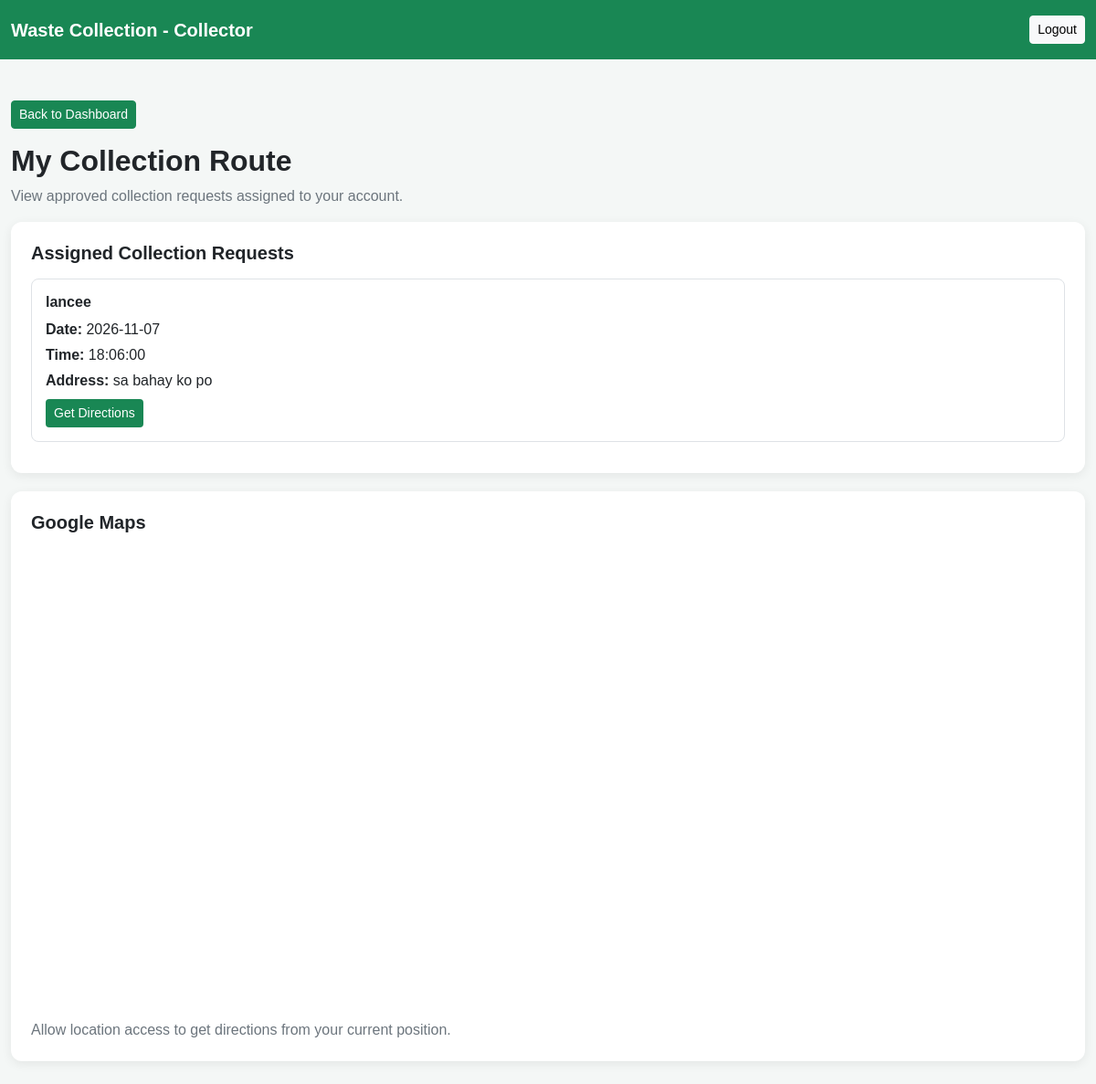
Screenshot of /wastesystem/collector/route.php (signed in) with the database file from the repository.
### tables this page shows
CREATE TABLE `collection_schedules` (
  `id` int(11) NOT NULL,
  `user_id` int(11) NOT NULL,
  `collector_id` int(11) DEFAULT NULL,
  `notes` text NOT NULL,
  `collection_date` date NOT NULL,
  `requested_time` time NOT NULL,
  `collection_address` varchar(255) NOT NULL,
  `status` enum('Rejected','Approved','Completed','Pending') NOT NULL DEFAULT 'Pending',
  `created_at` timestamp NOT NULL DEFAULT current_timestamp()
);

CREATE TABLE `users` (
  `id` int(11) NOT NULL,
  `fullname` varchar(255) NOT NULL,
  `users` varchar(255) NOT NULL,
  `password` varchar(255) NOT NULL,
  `role` varchar(11) NOT NULL
);

### wastesystem/collector/route.php (the view, shortened to what this page needs)
<?php
require_once "../config/database.php";
$collector_id = (int) $_SESSION["user_id"];
$stmt = $conn->prepare("
    SELECT
        cs.id AS schedule_id,
        cs.collection_date,
        cs.requested_time,
        cs.collection_address,
        cs.notes,
        h.id AS household_id,
        h.latitude,
        h.longitude,
        u.fullname
    FROM collection_schedules cs
    INNER JOIN households h ON h.user_id = cs.user_id
    INNER JOIN users u ON u.id = cs.user_id
    WHERE cs.collector_id = ?
      AND cs.status = 'Approved'
      AND h.latitude IS NOT NULL
      AND h.longitude IS NOT NULL
      AND h.latitude != ''
      AND h.longitude != ''
    ORDER BY cs.collection_date ASC, cs.requested_time ASC
");
$stmt->bind_param("i", $collector_id);
$stmt->execute();
$result = $stmt->get_result();
$requests = [];
while ($row = $result->fetch_assoc()) {
    $requests[] = $row;
}
?>
<!DOCTYPE html>
<html lang="en">
<head>
    <link href="https://cdn.jsdelivr.net/npm/bootstrap@5.3.3/dist/css/bootstrap.min.css"
          rel="stylesheet">
</head>
<body>
<nav class="navbar fixed-top navbar-dark">
    <div class="container-fluid">
        <a class="navbar-brand" href="dashboard.php">
            Waste Collection - Collector
        </a>
        <a href="../logout.php" class="btn btn-light btn-sm">
            Logout
        </a>
    </div>
</nav>
<main class="container page-container">
    <a href="dashboard.php" class="btn btn-success btn-sm mb-3">
        Back to Dashboard
    </a>
    <h2 class="fw-bold">My Collection Route</h2>
    <p class="text-secondary">
        View approved collection requests assigned to your account.
    </p>
    <div class="route-card">
        <h5 class="fw-bold mb-3">Assigned Collection Requests</h5>
        <?php if (count($requests) > 0): ?>
            <?php foreach ($requests as $request): ?>
                <div class="request-item">
                    <h6 class="fw-bold">
                        <?= htmlspecialchars($request["fullname"]); ?>
                    </h6>
                    <p class="mb-1">
                        <strong>Date:</strong>
                        <?= htmlspecialchars($request["collection_date"]); ?>
                    </p>
                    <p class="mb-1">
                        <strong>Time:</strong>
                        <?= htmlspecialchars($request["requested_time"]); ?>
                    </p>
                    <p class="mb-2">
                        <strong>Address:</strong>
                        <?= htmlspecialchars($request["collection_address"]); ?>
                    </p>
                    <button
                        type="button"
                        class="btn btn-green btn-sm"
                        onclick="showRoute(
                            <?= (float) $request["latitude"]; ?>,
                            <?= (float) $request["longitude"]; ?>,
                            <?= (int) $request["schedule_id"]; ?>
                        )">
                        Get Directions
                    </button>
                </div>
            <?php endforeach; ?>
        <?php else: ?>
            <p class="text-muted mb-0">
                No approved collection requests have been assigned to you yet.
            </p>
        <?php endif; ?>
    </div>
    <div class="route-card">
        <h5 class="fw-bold mb-3">Google Maps</h5>
        <div id="map"></div>
        <div id="routeStatus" class="text-secondary mt-3">
            Allow location access to get directions from your current position.
        </div>
    </div>
</main>

### wastesystem/collector/route.php (style rules this page uses)
body { background: #f4f7f6; font-family: Arial, sans-serif; padding-top: 85px; }
.navbar { background: #198754; min-height: 65px; }
.navbar-brand { color: white !important; font-weight: bold; }
.page-container { max-width: 1200px; margin: 25px auto; }
.route-card { background: white; padding: 22px; border-radius: 12px; box-shadow: 0 3px 12px rgba(0,0,0,.07); margin-bottom: 20px; }
#map { width: 100%; height: 500px; border-radius: 10px; }
.request-item { border: 1px solid #dee2e6; border-radius: 8px; padding: 15px; margin-bottom: 12px; }
.btn-green { background: #198754; color: white; }

### rows the page displays
collection_schedules: user.fullname "lancee", collection_date "2026-11-07", requested_time "18:06:00", collection_address "sa bahay ko po"
